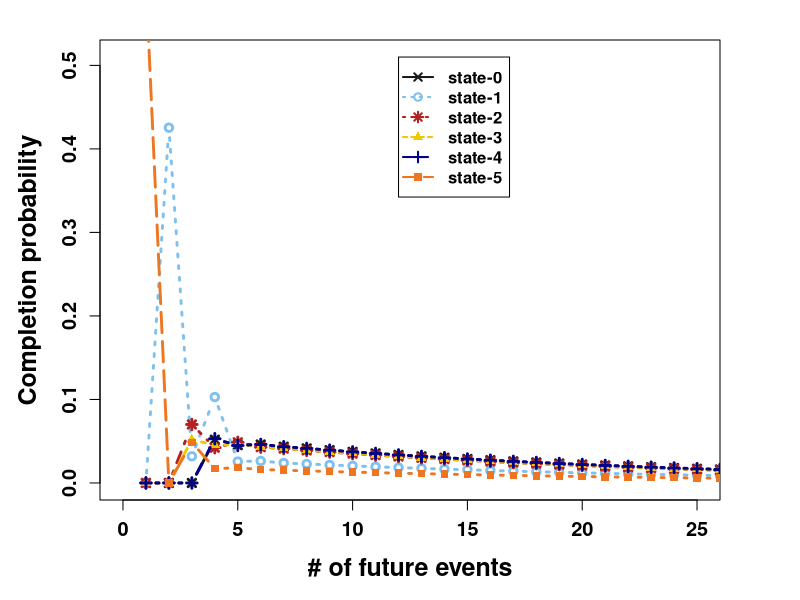

Generate this figure with R:

# Load the data 

state0wt <- c(0.0, 5.551115123125783E-17, 1.3877787807814457E-17, 0.05180180180180182, 0.04528424821217617, 0.046030169195609406, 0.04343441684749051, 0.04137863878438836, 0.039262851704050125, 0.037272649463282015, 0.03537655023263615, 0.03357747025639343, 0.031869629454803844, 0.03024866184440443, 0.02871013283166201, 0.027249856927952513, 0.02586385448871637, 0.024548347857221584, 0.023299751504465612, 0.02211466218405212, 0.0209898497598921, 0.019922248382972043, 0.018908948142716975, 0.0179471871342228, 0.01703434393070072, 0.01616793043830679, 0.015345585114481988, 0.01456506653120364, 0.0138242472656312, 0.013121108101489625, 0.012453732525386514, 0.011820301503061464, 0.011219088521329948, 0.010648454882207321, 0.010106845236386757, 0.009592783343896679, 0.009104868050382804, 0.008641769468047586, 0.008202225350837405, 0.00778503765399789, 0.007389069268619574, 0.0070132409222735045, 0.006656528237289157, 0.006317958938656279, 0.005996610203940583, 0.005691606147989976, 0.005402115435575555, 0.005127349015460212, 0.004866557969718729, 0.004619031472447391, 0.004384094852299204, 0.0041611077535638665, 0.003949462390780327, 0.003748581892124472, 0.0035579187270567067, 0.003376953213943684, 0.003205192103586466, 0.003042167234794376, 0.0028874342583400134, 0.0027405714258174475, 0.002601178440102392, 0.0024688753642811323, 0.002343301586074332, 0.0022241148349330777, 0.0021109902491281323, 0.0020036194902895545, 0.0019017099029833104, 0.001804983717034091, 0.001713177290420197, 0.0016260403906768629, 0.00154333551284938, 0.0014648372321369955, 0.0013903315894631327, 0.0013196155082971694, 0.0012524962411382885, 0.001188790844152666, 0.001128325678532057, 0.001070935937214646, 0.0010164651956781894, 9.647649855810336E-4, 9.156943900889378E-4, 8.691196597846724E-4, 8.249138481135153E-4, 7.82956465370994E-4, 7.431331502897547E-4, 7.05335358330427E-4, 6.694600658268747E-4, 6.354094891794257E-4, 6.030908183307067E-4, 5.724159637976307E-4, 5.433013165700315E-4, 5.156675202215095E-4, 4.894392546113492E-4, 4.645450305879493E-4, 4.409169951342001E-4, 4.1849074642370186E-4, 3.972051582837308E-4, 3.770022135865038E-4, 3.578268461146149E-4, 3.3962679046963543E-4)
state0Interval<-c(4.0, 15.0, 0.46424722062869833, 9.5)

state1wt <- c(0.0, 0.4254054054054054, 0.031913805697589495, 0.10287687248972875, 0.025648008864973103, 0.0263531139520899, 0.023883242516191762, 0.02276061764597578, 0.021552205982547104, 0.02045886408641179, 0.019416254255159807, 0.018428708214032433, 0.017491303931765, 0.016601642404288852, 0.015757235326718907, 0.014955778499981162, 0.01419508651327537, 0.013473085407342478, 0.012787807299325816, 0.012137384314698577, 0.01152004363080078, 0.010934102588561687, 0.010377964116280768, 0.009850112373320017, 0.009349108618989278, 0.008873587290882619, 0.00842225228285217, 0.007993873412266058, 0.007587283066958188, 0.007201373022722381, 0.0068350914226777085, 0.006487439910271587, 0.006157470908106268, 0.005844285035171568, 0.00554702865544434, 0.0052648915511728355, 0.004997104714504248, 0.004742938251436143, 0.004501699392378624, 0.004272730603904837, 0.00405540779654296, 0.003849138623724874, 0.003653360867254937, 0.003467540904898249, 0.0032911722559115916, 0.003123774200552667, 0.002964890469804865, 0.0028140880017462387, 0.0026709557611729715, 0.0025351036192600195, 0.002406161290205304, 0.002283777321959095, 0.0021676181382876618, 0.0020573671295602016, 0.001952723789780842, 0.0018534028975135727, 0.0017591337384675568, 0.0016696593676239124, 0.0015847359088927502, 0.0015041318903915592, 0.0014276276135331768, 0.001355014554203663, 0.0012860947943979253, 0.0012206804827639042, 0.0011585933225849627, 0.0010996640858049079, 0.0010437321517710256, 9.906450694379069E-4, 9.402581418387979E-4, 8.924340316918768E-4, 8.47042387066467E-4, 8.039594860889142E-4, 7.630678997196778E-4, 7.242561716825158E-4, 6.874185146733501E-4, 6.52454522020779E-4, 6.192688940123287E-4, 5.877711781405036E-4, 5.578755225606379E-4, 5.295004420885496E-4, 5.025685961002079E-4, 4.7700657772802236E-4, 4.527447137791939E-4, 4.2971687483076476E-4, 4.0786029498375836E-4, 3.871154007851144E-4, 3.674256488511273E-4, 3.487373717498021E-4, 3.3099963172205326E-4, 3.1416408184304994E-4, 2.98184834245272E-4, 2.8301833504410645E-4, 2.6862324562506847E-4, 2.54960329969083E-4, 2.4199234770870976E-4, 2.2968395262382282E-4, 2.1800159630007884E-4, 2.0691343668758033E-4, 1.9638925131049525E-4, 1.8640035489107462E-4)
state1Interval<-c(2.0, 4.0, 0.47760689835196773, 3.0)

state2wt <- c(5.551115123125783E-17, 4.163336342344337E-17, 0.07006006006006009, 0.04222991760529301, 0.04865450781371509, 0.042925475644937, 0.0411644811716061, 0.038991206052266816, 0.037029642514090876, 0.03514251610535361, 0.03335600723326974, 0.03165929060962608, 0.03004904601136426, 0.028520665336819156, 0.0270700269315256, 0.025693171037523166, 0.02438634583915756, 0.023145989354705285, 0.02196872079831529, 0.020851331353929088, 0.01979077540328494, 0.01878416223969699, 0.01782874818476812, 0.016921929111336942, 0.016061233345239588, 0.015244314928456798, 0.014468947224831108, 0.013733016851032797, 0.01303451791620951, 0.012371546554623887, 0.011742295736376198, 0.011145050342067812, 0.010578182487980738, 0.010040147089031583, 0.009529477647405556, 0.00904478225539236, 0.008584739801528688, 0.00814809636970679, 0.007733661821434196, 0.0073403065519291434, 0.006966958411209906, 0.006612599781785939, 0.006276264804985637, 0.0059570367483607976, 0.005654045506991983, 0.00536646523188445, 0.005093512078990331, 0.004834442072721696, 0.004588549078131286, 0.004355162876233624, 0.004133647337220624, 0.003923398686592439, 0.0037238438594776784, 0.003534438938657401, 0.0033546676720354897, 0.003184040065514588, 0.0030220910474421762, 0.002868379200986632, 0.00272248556098809, 0.0025840124720048104, 0.0024525825044423833, 0.0023278374258116517, 0.0022094372243112097, 0.0020970591820732246, 0.001990396995546497, 0.0018891599406192575, 0.0017930720802061147, 0.0017018715121392962, 0.0016153096553142233, 0.0015331505721436585, 0.0014551703254737113, 0.001381156368208858, 0.0013109069639823032, 0.0012442306372926423, 0.0011809456516080827, 0.001120879514015714, 0.001063868505065678, 0.001009757232528752, 9.58398207851053E-4, 9.096514441514097E-4, 8.633840746656981E-4, 8.194699905981447E-4, 7.777894973925011E-4, 7.382289884862188E-4, 7.00680635658375E-4, 6.650420951273571E-4, 6.312162285972228E-4, 5.99110838492413E-4, 5.686384166591456E-4, 5.397159058485554E-4, 5.122644733314492E-4, 4.862092960276414E-4, 4.6147935656419797E-4, 4.380072497067167E-4, 4.1572899863604883E-4, 3.945838805696863E-4, 3.745142612525264E-4, 3.5546543786588993E-4, 3.3738548992661793E-4, 3.2022513776984815E-4)
state2Interval<-c(3.0, 14.0, 0.4677828161584018, 8.5)

state3wt <- c(5.551115123125783E-17, 1.3877787807814457E-17, 0.05180180180180182, 0.04528424821217617, 0.046030169195609406, 0.04343441684749051, 0.04137863878438836, 0.039262851704050125, 0.037272649463282015, 0.03537655023263615, 0.03357747025639343, 0.031869629454803844, 0.03024866184440443, 0.02871013283166201, 0.027249856927952513, 0.02586385448871637, 0.024548347857221584, 0.023299751504465612, 0.02211466218405212, 0.0209898497598921, 0.019922248382972043, 0.018908948142716975, 0.0179471871342228, 0.01703434393070072, 0.01616793043830679, 0.015345585114481988, 0.01456506653120364, 0.0138242472656312, 0.013121108101489625, 0.012453732525386514, 0.011820301503061464, 0.011219088521329948, 0.010648454882207321, 0.010106845236386757, 0.009592783343896679, 0.009104868050382804, 0.008641769468047586, 0.008202225350837405, 0.00778503765399789, 0.007389069268619574, 0.0070132409222735045, 0.006656528237289157, 0.006317958938656279, 0.005996610203940583, 0.005691606147989976, 0.005402115435575555, 0.005127349015460212, 0.004866557969718729, 0.004619031472447391, 0.004384094852299204, 0.0041611077535638665, 0.003949462390780327, 0.003748581892124472, 0.0035579187270567067, 0.003376953213943684, 0.003205192103586466, 0.003042167234794376, 0.0028874342583400134, 0.0027405714258174475, 0.002601178440102392, 0.0024688753642811323, 0.002343301586074332, 0.0022241148349330777, 0.0021109902491281323, 0.0020036194902895545, 0.0019017099029833104, 0.001804983717034091, 0.001713177290420197, 0.0016260403906768629, 0.00154333551284938, 0.0014648372321369955, 0.0013903315894631327, 0.0013196155082971694, 0.0012524962411382885, 0.001188790844152666, 0.001128325678532057, 0.001070935937214646, 0.0010164651956781894, 9.647649855810336E-4, 9.156943900889378E-4, 8.691196597846724E-4, 8.249138481135153E-4, 7.82956465370994E-4, 7.431331502897547E-4, 7.05335358330427E-4, 6.694600658268747E-4, 6.354094891794257E-4, 6.030908183307067E-4, 5.724159637976307E-4, 5.433013165700315E-4, 5.156675202215095E-4, 4.894392546113492E-4, 4.645450305879493E-4, 4.409169951342001E-4, 4.1849074642370186E-4, 3.972051582837308E-4, 3.770022135865038E-4, 3.578268461146149E-4, 3.3962679046963543E-4, 3.223524396147717E-4)
state3Interval<-c(3.0, 14.0, 0.46424722062869833, 8.5)


state4wt <- c(0.0, -1.3877787807814457E-17, 1.3877787807814457E-17, 0.05298155298155301, 0.04484791526833569, 0.04611936042676738, 0.04336171096141144, 0.041348044839705174, 0.039224045182366794, 0.037237934184826134, 0.03534311678588149, 0.033545832681661426, 0.031839581048349865, 0.03022014529682727, 0.028683066046684472, 0.027224166928462933, 0.025839471138545896, 0.02452520471178387, 0.02327778548307126, 0.02209381341466114, 0.020970061416183093, 0.019903466528731015, 0.018891121585142702, 0.017930267284300694, 0.017018284670791597, 0.01615268799644004, 0.015331117945049823, 0.01455133520172185, 0.013811214349259993, 0.013108738075021031, 0.012441991672420417, 0.011809157822106432, 0.011208511638578214, 0.01063841596874637, 0.010097316929621724, 0.009583739672969369, 0.009096284365384174, 0.008633622372830595, 0.008194492639247312, 0.0077776982493459376, 0.007382103166235223, 0.0070066291349786996, 0.006650252743645838, 0.00631200263384619, 0.005990956853143469, 0.005686240342133119, 0.005397022549333966, 0.005122515167393082, 0.004861969984433433, 0.004614676844687945, 0.004379961712861261, 0.004157184836943403, 0.003945739004467771, 0.0037450478874606423, 0.0035545644715710913, 0.0033737695650996533, 0.0032021703838619082, 0.003039299208029773, 0.002884712107289528, 0.0027379877308418257, 0.0025987261589455945, 0.0024665478128755953, 0.002341092420322519, 0.002222018033415668, 0.002109000096691716, 0.0020017305624691153, 0.0018999170512170153, 0.0018032820546300937, 0.001711562179237212, 0.0016245074284822003, 0.0015418805213199902, 0.0014634562454708124, 0.0013890208435696644, 0.0013183714305379027, 0.0012513154405889091, 0.0011876701023605827, 0.0011272619407440075, 0.0010699263040505078, 0.0010155069152282693, 9.63855445905322E-4, 9.148311120978627E-4, 8.683002904819617E-4, 8.241361541827479E-4, 7.822183270883518E-4, 7.424325557463917E-4, 7.046703979487048E-4, 6.688289271555151E-4, 6.348104519533967E-4, 6.025222497823786E-4, 5.718763142064188E-4, 5.42789115038392E-4, 5.151813706657862E-4, 4.889778319565336E-4, 4.6410707715598473E-4, 4.4050131721598844E-4, 4.180962110254653E-4, 3.968306900388674E-4, 3.7664679182450696E-4, 3.574895020790826E-4, 3.3930660467777583E-4)
state4Interval<-c(4.0, 15.0, 0.46475230570437015, 9.5)

state5wt <- c(0.6000000000000001, 1.3877787807814457E-17, 0.048648648648648665, 0.01704407109812517, 0.018288964814409184, 0.016068759549821815, 0.015309262246106362, 0.014479933021584939, 0.013743085363649326, 0.013042340728582137, 0.01237878492304733, 0.011749116918039176, 0.011151508039260611, 0.01058431075647321, 0.010045962581224347, 0.009534997344639801, 0.00905002114614182, 0.008589712228532694, 0.00815281588248172, 0.007738141286837622, 0.007344558179293262, 0.006970993789131803, 0.006616429909303924, 0.006279900121703749, 0.005960487162891298, 0.005657320423967875, 0.005369573577593145, 0.005096462325703719, 0.004837242261788673, 0.004591206841895665, 0.0043576854588372555, 0.004136041614348431, 0.003925671184213117, 0.00372600077163126, 0.003536486144338024, 0.003356610751215521, 0.003185884314353679, 0.0030238414927227625, 0.00287004061381519, 0.0027240624697995363, 0.002585509174905414, 0.0024540030809249436, 0.0023291857478747596, 0.00221071696701298, 0.0020982738335482286, 0.0019915498665132045, 0.0018902541734039137, 0.0017941106573076213, 0.0017028572643584781, 0.0016162452694696021, 0.0015340385983947894, 0.0014560131842720364, 0.0013819563568950133, 0.001311666263047874, 0.0012449513163234251, 0.0011816296749250627, 0.0011215287460291166, 0.0010644847153567058, 0.0010103421006728524, 9.58953327995853E-4, 9.101783293618146E-4, 8.638841610479769E-4, 8.199446412142603E-4, 7.782400059753423E-4, 7.386565829658692E-4, 7.010864815090237E-4, 6.654272985439757E-4, 6.315818395106707E-4, 5.994578534311841E-4, 5.689677814655581E-4, 5.400285182567916E-4, 5.125611854144668E-4, 4.864909165196283E-4, 4.6174665306490095E-4, 4.3826095077365246E-4, 4.159697957702985E-4, 3.948124301006884E-4, 3.7473118612700265E-4, 3.556713293457814E-4, 3.3758090920066027E-4, 3.2041061748317747E-4, 3.0411365393570724E-4, 2.88645598690196E-4, 2.739642911950134E-4, 2.600297152999183E-4, 2.4680389018591665E-4, 2.3425076684272772E-4, 2.2233612981168954E-4, 2.1102750392629137E-4, 2.0029406579613664E-4, 1.9010655979307601E-4, 1.8043721831051613E-4, 1.7125968607855838E-4, 1.625489483286771E-4, 1.5428126261214138E-4, 1.4643409408633646E-4, 1.3898605409260216E-4, 1.319168418581705E-4, 1.2520718916330363E-4, 1.1883880782281107E-4)
state5Interval<-c(1.0, 1.0, 0.6000000000000001, 1.0)



waitingTimeN<-seq(1, 100, by=1)
models<-list(state0wt,state1wt,state2wt,state3wt,state4wt,state5wt)
modelNames<-c("state-0","state-1","state-2","state-3","state-4","state-5")
numberOfModels<-length(models)
colors <- c("gray10","skyblue2","firebrick","gold2","darkblue","chocolate2")

lineTypes <- c(1,3,4,6,2,5)
plotChars <- c(4,1,8,17,3,15)

png(file="wt.png",bg = "transparent",width=350,height=350,pointsize = 12)
par()              # view current settings
opar <- par()      # make a copy of current settings
par(mar=c(5,5,2,4))
getOption("scipen")
opt <- options("scipen" = 20)
getOption("scipen")

xrange<-range(c(0,25))
yrange<-range(c(0,.51))
xrange
# Define the layout 
plot(xrange,yrange,type="n",xlab = list("# of future events",font=2,cex=1.5),ylab = list("Completion probability",font=2,cex=1.5),font.axis=2,font=2,cex.axis=1.2)


for (i in 1:numberOfModels) {
  
  lines(waitingTimeN, models[[i]] , type="b", lwd=2.8,
        lty=lineTypes[i], col=colors[i], pch=plotChars[i])

}


#title(main=list("Preceision Scores",font=3,cex=2.5),sub= "" )
legend(12, yrange[2] , modelNames,text.font=2, cex=1, col=colors, lty=lineTypes,lwd=2,pch=plotChars)

options(opt)

par(opar)          # restore original settings
dev.off()

